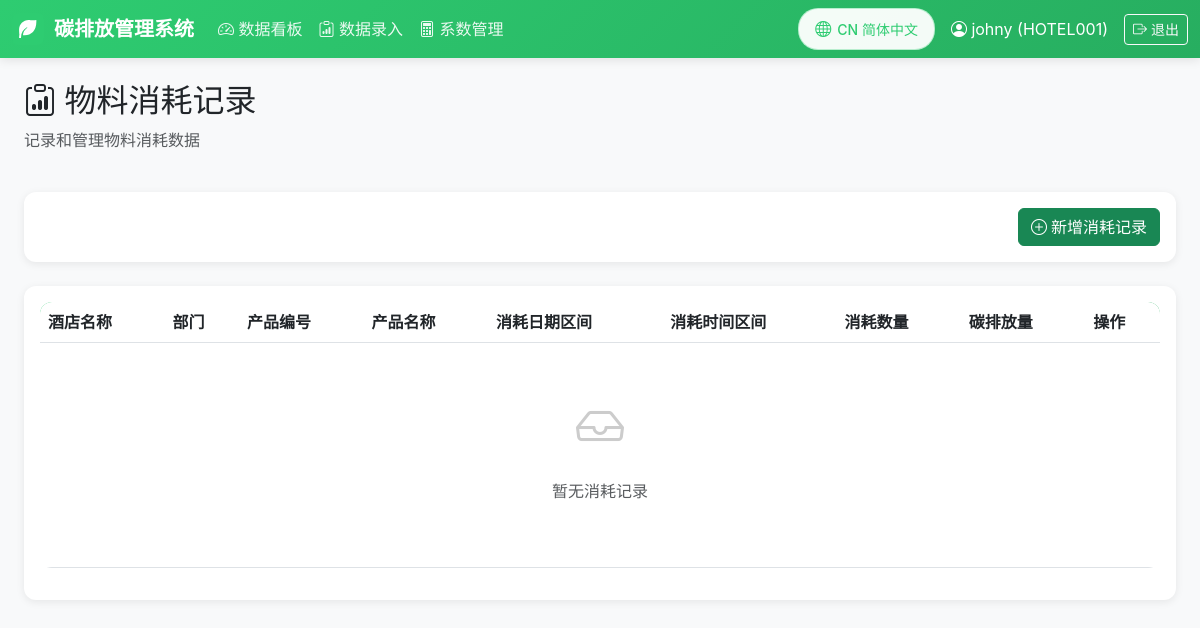
The page /data-entry/ (signed in) on the database as committed earlier.
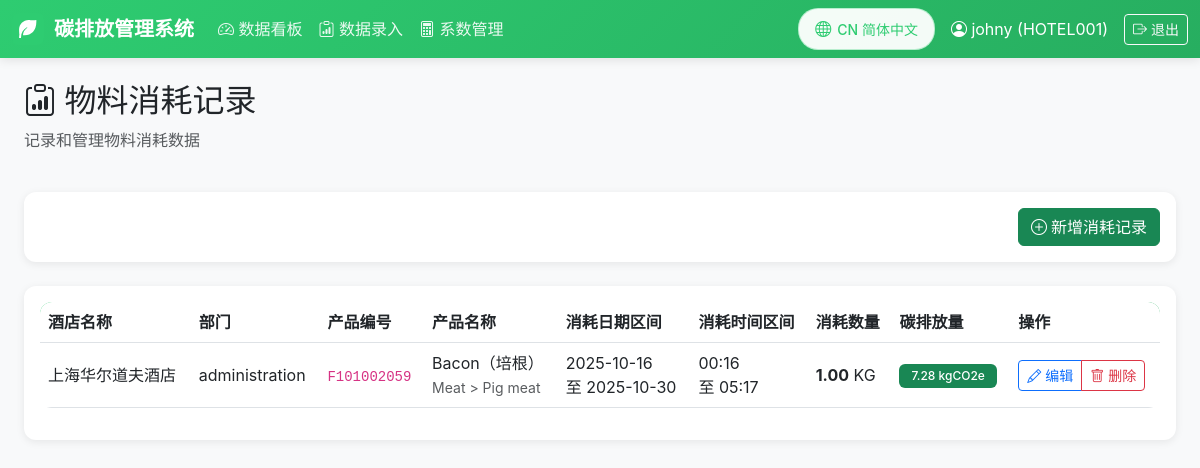
The same page on the database as committed later.
### coefficients/models.py (models this page shows, shortened)
class CustomUser(AbstractUser):
    hotel = models.ForeignKey(
        Hotel,
        on_delete=models.SET_NULL,
        null=True,
        blank=True,
        verbose_name=_('所属酒店'),
        related_name='users'
    )
    position = models.CharField(_('岗位'), max_length=100, blank=True)
    phone = models.CharField(_('电话'), max_length=20, blank=True)
    is_approved = models.BooleanField(_('是否审批通过'), default=False)
    can_manage_coefficients = models.BooleanField(_('可管理系数'), default=False)
    class Meta:
        verbose_name = _('用户')
        verbose_name_plural = _('用户')

class Hotel(models.Model):
    code = models.CharField(_('酒店代码'), max_length=50, unique=True)
    name = models.CharField(_('酒店名称'), max_length=200)
    name_en = models.CharField(_('酒店名称(英文)'), max_length=200, blank=True)
    created_at = models.DateTimeField(_('创建时间'), auto_now_add=True)
    updated_at = models.DateTimeField(_('更新时间'), auto_now=True)
    is_active = models.BooleanField(_('是否启用'), default=True)
    class Meta:
        verbose_name = _('酒店')
        verbose_name_plural = _('酒店')
        ordering = ['code']

### data_entry/models.py (models this page shows, shortened)
class MaterialConsumption(models.Model):
    hotel_name = models.CharField(_('酒店名称'), max_length=200, blank=True)
    department = models.CharField(_('部门'), max_length=50)
    product_code = models.CharField(_('产品代码'), max_length=50, db_index=True)
    product_name = models.CharField(_('产品名称'), max_length=200)
    category_level1 = models.CharField(_('一级分类'), max_length=100)
    category_level2 = models.CharField(_('二级分类'), max_length=100)
    product_unit = models.CharField(_('产品单位'), max_length=20)
    emission_coefficient = models.DecimalField(_('碳排放系数'), max_digits=10, decimal_places=2)
    consumption_date_start = models.DateField(_('消耗开始日期'))
    consumption_date_end = models.DateField(_('消耗结束日期'))
    consumption_time_start = models.TimeField(_('消耗开始时间'))
    consumption_time_end = models.TimeField(_('消耗结束时间'))
    quantity = models.DecimalField(_('消耗数量'), max_digits=10, decimal_places=2)
    carbon_emission = models.DecimalField(
        _('碳排放量(kgCO2e)'),
        max_digits=12,
        decimal_places=2,
        editable=False
    )
    notes = models.TextField(_('备注'), blank=True)
    created_at = models.DateTimeField(_('创建时间'), auto_now_add=True)
    updated_at = models.DateTimeField(_('更新时间'), auto_now=True)
    class Meta:
        verbose_name = _('物料消耗记录')
        verbose_name_plural = _('物料消耗记录')
        ordering = ['-consumption_date_start', '-created_at']
        indexes = [
            models.Index(fields=['hotel_name', 'department']),
            models.Index(fields=['consumption_date_start', 'consumption_date_end']),
        ]

### data_entry/views.py (the view)
# urls.py: path('', views.consumption_list, name='consumption_list'),
def consumption_list(request):
    consumptions = MaterialConsumption.objects.all()
    paginator = Paginator(consumptions, 20)
    page_number = request.GET.get('page')
    page_obj = paginator.get_page(page_number)
    context = {
        'page_obj': page_obj,
    }
    return render(request, 'data_entry/consumption_list.html', context)

### templates/data_entry/consumption_list.html (shortened to what this page needs)
{% extends "base.html" %}
{% load i18n %}
{% block content %}
<div class="container-fluid mt-4">
    <div class="row mb-4">
        <div class="col">
            <h2><i class="bi bi-clipboard-data"></i> {% trans "物料消耗记录" %}</h2>
            <p class="text-muted">{% trans "记录和管理物料消耗数据" %}</p>
        </div>
    </div>
    <div class="card mb-4">
        <div class="card-body">
            <div class="d-flex justify-content-end">
                <a href="{% url 'consumption_create' %}" class="btn btn-success d-inline-flex align-items-center">
                    <i class="bi bi-plus-circle me-1"></i> {% trans "新增消耗记录" %}
                </a>
            </div>
        </div>
    </div>
    <div class="card">
        <div class="card-body">
            <div class="table-responsive">
                <table class="table table-hover align-middle">
                    <thead>
                        <tr>
                            <th>{% trans "酒店名称" %}</th>
                            <th>{% trans "部门" %}</th>
                            <th>{% trans "产品编号" %}</th>
                            <th>{% trans "产品名称" %}</th>
                            <th>{% trans "消耗日期区间" %}</th>
                            <th>{% trans "消耗时间区间" %}</th>
                            <th>{% trans "消耗数量" %}</th>
                            <th>{% trans "碳排放量" %}</th>
                            <th>{% trans "操作" %}</th>
                        </tr>
                    </thead>
                    <tbody>
                        {% for consumption in page_obj %}
                        <tr>
                            <td>{{ consumption.hotel_name }}</td>
                            <td>{{ consumption.department }}</td>
                            <td><code>{{ consumption.product_code }}</code></td>
                            <td>
                                {{ consumption.product_name }}
                                <br><small class="text-muted">{{ consumption.category_level1 }} > {{ consumption.category_level2 }}</small>
                            </td>
                            <td>
                                {{ consumption.consumption_date_start|date:"Y-m-d" }}
                                <br>{% trans "至" %} {{ consumption.consumption_date_end|date:"Y-m-d" }}
                            </td>
                            <td>
                                {{ consumption.consumption_time_start|time:"H:i" }}
                                <br>{% trans "至" %} {{ consumption.consumption_time_end|time:"H:i" }}
                            </td>
                            <td>
                                <strong>{{ consumption.quantity }}</strong> {{ consumption.product_unit }}
                            </td>
                            <td>
                                <span class="badge bg-success">{{ consumption.carbon_emission }} kgCO2e</span>
                            </td>
                            <td>
                                <div class="btn-group btn-group-sm">
                                    <a href="{% url 'consumption_edit' consumption.pk %}" class="btn btn-outline-primary d-inline-flex align-items-center">
                                        <i class="bi bi-pencil me-1"></i> {% trans "编辑" %}
                                    </a>
                                    <a href="{% url 'consumption_delete' consumption.pk %}" class="btn btn-outline-danger d-inline-flex align-items-center" onclick="return confirm('{% trans "确定要删除这条记录吗？" %}')">
                                        <i class="bi bi-trash me-1"></i> {% trans "删除" %}
                                    </a>
                                </div>
                            </td>
                        </tr>
                        {% empty %}
                        <tr>
                            <td colspan="9" class="text-center py-5">
                                <i class="bi bi-inbox" style="font-size: 48px; color: #ccc;"></i>
                                <p class="text-muted mt-3">{% trans "暂无消耗记录" %}</p>
                            </td>
                        </tr>
                        {% endfor %}
                    </tbody>
                </table>
            </div>
        </div>
    </div>
</div>
{% endblock %}

### templates/base.html (shortened to what this page needs)
{% load static %}
{% load i18n %}
<!DOCTYPE html>
<html lang="{{ LANGUAGE_CODE }}">
<head>
    <link href="https://cdn.jsdelivr.net/npm/bootstrap@5.3.0/dist/css/bootstrap.min.css" rel="stylesheet">
    <link rel="stylesheet" href="https://cdn.jsdelivr.net/npm/bootstrap-icons@1.11.0/font/bootstrap-icons.css">
</head>
<body>
    {% if user.is_authenticated %}
    <nav class="navbar navbar-expand-lg navbar-dark mb-4">
        <div class="container-fluid">
            <a class="navbar-brand" href="{% url 'dashboard' %}">
                <img src="{% static 'images/leaf-icon.svg' %}" alt="Leaf Icon">
                {% trans "碳排放管理系统" %}
            </a>
            <div class="collapse navbar-collapse" id="navbarNav">
                <ul class="navbar-nav me-auto">
                    <li class="nav-item">
                        <a class="nav-link" href="{% url 'dashboard' %}">
                            <i class="bi bi-speedometer2"></i> {% trans "数据看板" %}
                        </a>
                    </li>
                    <li class="nav-item">
                        <a class="nav-link" href="{% url 'consumption_list' %}">
                            <i class="bi bi-clipboard-data"></i> {% trans "数据录入" %}
                        </a>
                    </li>
                    {% if user.can_manage_coefficients or user.is_superuser %}
                    <li class="nav-item">
                        <a class="nav-link" href="{% url 'coefficient_list' %}">
                            <i class="bi bi-calculator"></i> {% trans "系数管理" %}
                        </a>
                    </li>
                    {% endif %}
                </ul>
                <div class="d-flex align-items-center gap-3">
                    <div class="language-switcher">
                        <form action="{% url 'set_language' %}" method="post" id="languageForm">
                            <button type="button" class="btn btn-sm" id="languageToggle">
                                <i class="bi bi-globe"></i>
                                <span id="languageText">{% if LANGUAGE_CODE == 'zh-hans' %}CN 简体中文{% else %}EN English{% endif %}</span>
                            </button>
                        </form>
                    </div>
                    <a href="{% url 'profile' %}" class="text-white text-decoration-none">
                        <i class="bi bi-person-circle"></i> {{ user.username }}
                        {% if user.hotel %}({{ user.hotel.code }}){% endif %}
                    </a>
                    <a href="{% url 'logout' %}" class="btn btn-sm btn-outline-light">
                        <i class="bi bi-box-arrow-right"></i> {% trans "退出" %}
                    </a>
                </div>
            </div>
        </div>
    </nav>
    {% endif %}
    <div class="container-fluid">
        {% block content %}{% endblock %}
    </div>
</body>
</html>

### templates/base.html (style rules this page uses)
:root { --primary-color: #2ecc71; --secondary-color: #27ae60; --dark-color: #1a1a1a; --light-color: #f8f9fa; --border-radius: 12px; }
body { font-family: -apple-system, BlinkMacSystemFont, "Segoe UI", Roboto, "Helvetica Neue", Arial, sans-serif; background-color: var(--light-color); }
.navbar { background: linear-gradient(135deg, var(--primary-color), var(--secondary-color)); box-shadow: 0 2px 10px rgba(0,0,0,0.1); }
.navbar-brand { font-weight: 600; color: white !important; display: flex; align-items: center; gap: 10px; }
.navbar-brand img { width: 32px; height: 32px; border-radius: 6px; }
.nav-link { color: rgba(255,255,255,0.9) !important; transition: all 0.3s; }
.card { border: none; border-radius: var(--border-radius); box-shadow: 0 2px 8px rgba(0,0,0,0.08); transition: all 0.3s; }
.table { background: white; border-radius: var(--border-radius); overflow: hidden; }
.table thead { background: linear-gradient(135deg, var(--primary-color), var(--secondary-color)); color: white; }
.badge { padding: 6px 12px; border-radius: 6px; font-weight: 500; }
.language-switcher { position: relative; }
.language-switcher button { background: rgba(255, 255, 255, 0.95); border: 1.5px solid rgba(46, 204, 113, 0.3); color: var(--primary-color); padding: 8px 16px; border-radius: 20px; transition: all 0.3s; font-weight: 500; font-size: 14px; display: flex; align-items: center; gap: 6px; cursor: pointer; }
.language-switcher button i { font-size: 16px; }

Rows that differ between the two databases and show on the page:
added MaterialConsumption: hotel_name "上海华尔道夫酒店", department "administration", product_code "F101002059", product_name "Bacon（培根）", category_level1 "Meat", category_level2 "Pig meat", consumption_date_start "2025-10-16", consumption_date_end "2025-10-30", consumption_time_start "00:16", consumption_time_end "05:17", quantity "1.00", product_unit "KG", carbon_emission "7.28"
Other text that changed with them:
text no longer shown: "暂无消耗记录"
